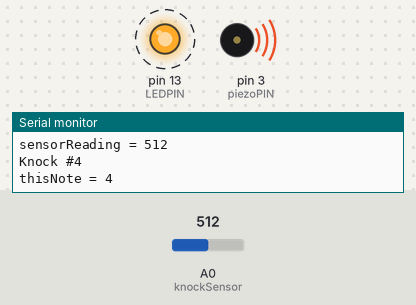
Simulated run of this sketch. Board: Arduino Uno, built with avr-gcc and run on an emulated ATmega328P. Shown: output pins drawn as LEDs (lit = HIGH), buzzer (waves = sounding), the last lines printed to the serial monitor. Dashed ring = blinking. The test bench sets the inputs (shaded band); at power-on: A0 (knockSensor) = 512.

Above: at 1.2 s.
1.3 s: A0 (knockSensor) set to 0
At 2.0 s:
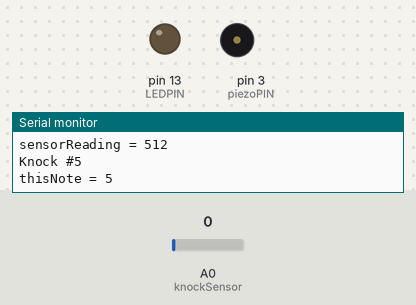
2.9 s: A0 (knockSensor) set to 122
At 3.02 s:
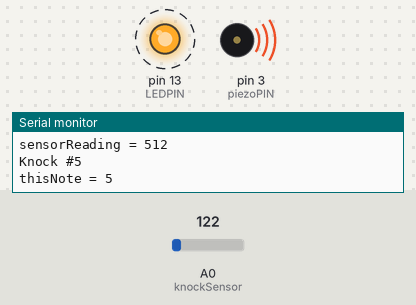
Timing chart, 0 to 11.9 s (numbered marks = the images above; inputs shaded):
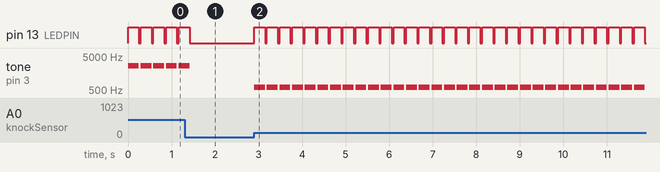

Measured:
- after the input at 1.3 s, pin 13 (LEDPIN): goes on until 1.4 s, then stays LOW; tone on pin 3 (piezoPIN): goes on until 1.4 s, then stays silent
- after the input at 2.9 s, pin 13 (LEDPIN): alternates HIGH for 0.25 s and LOW for 0.04 s, starting at once; tone on pin 3 (piezoPIN): alternates 610 Hz for 0.25 s and silent for 0.04 s, starting at once
- by itself, pin 13 (LEDPIN): alternates HIGH for 0.25 s and LOW for 0.04 s
- by itself, tone on pin 3 (piezoPIN): alternates 2560 Hz for 0.25 s and silent for 0.04 s

The sketch:

BounceMasterVaryPitchByHeight.ino
```cpp
//#include "pitches.h"

const int LEDPIN = 13;
const int knockSensor = A0;
const int threshold = 1;
const int piezoPIN = 3;

int sensorReading = 0;
int knockCounter = 0;
int thisNote = 0;

void setup()
{
  pinMode(LEDPIN, OUTPUT);
  pinMode(piezoPIN, OUTPUT);
  Serial.begin(9600);
  Serial.print("sensorReading = ");
  Serial.println(sensorReading);
  Serial.print("Knock #");
  Serial.println(knockCounter);
  Serial.print("thisNote = ");
  Serial.println(thisNote);
}

void loop()
{
  sensorReading = analogRead(knockSensor);

  if (sensorReading >= threshold) {
    //      int noteDuration = 125;
    tone(piezoPIN, 5 * sensorReading, 250);
    digitalWrite(LEDPIN, HIGH);
    //      int pauseBetweenNotes = noteDuration * 1.30;
    delay(250);
    noTone(3);
    digitalWrite(LEDPIN, LOW);
    delay(30);
    thisNote++;
    knockCounter++;
    //    } else {
    //      thisNote = 0;
    //    }
    Serial.print("sensorReading = ");
    Serial.println(sensorReading);
    Serial.print("Knock #");
    Serial.println(knockCounter);
    Serial.print("thisNote = ");
    Serial.println(thisNote);
  }

  delay(10);
}
```
